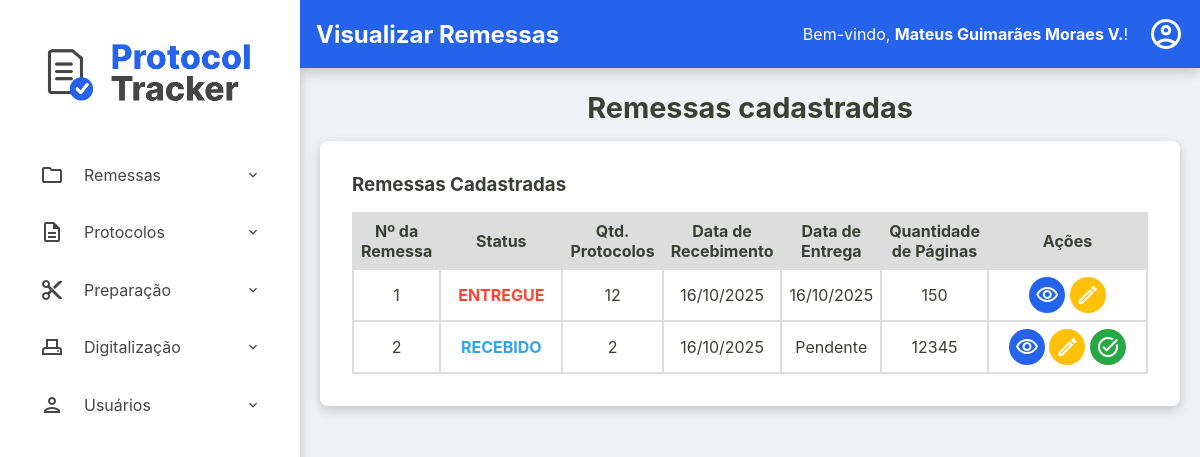
/admin/remessas/visualizar-remessas (signed in), run on the app's committed database.
### tables this page shows
CREATE TABLE usuarios (
    id INTEGER PRIMARY KEY AUTOINCREMENT,
    nome TEXT NOT NULL,
    email TEXT NOT NULL UNIQUE,
    cpf TEXT NOT NULL UNIQUE,
    hash_senha TEXT NOT NULL,
    permissao TEXT NOT NULL,
    data_criacao TEXT NOT NULL DEFAULT CURRENT_TIMESTAMP,
    status INTEGER NOT NULL DEFAULT 1
  );

CREATE TABLE remessas (
    numero_remessa INTEGER PRIMARY KEY, -- SQLite vai gerenciar o autoincremento aqui
    id TEXT NOT NULL UNIQUE, -- Seu ID de texto continua sendo obrigatório e único
    data_recebimento TEXT NOT NULL,
    data_entrega TEXT NULL,
    status TEXT NOT NULL DEFAULT 'RECEBIDO',
    quantidade_protocolos INTEGER NULL CHECK (quantidade_protocolos >= 0),
    id_administrador INTEGER NOT NULL,
    observacoes TEXT NULL,
    FOREIGN KEY (id_administrador) REFERENCES usuarios (id)
  );

### src/Controller/Admin/RemessaController.php (called while the page is built, shortened)
<?php
class RemessaController
{
    private ?Usuario $usuario_logado = null;
    public function __construct(
        private RemessaRepository $remessaRepository,
        private RemessaService $remessaService,
        private ProtocoloRepository $protocoloRepository,
        private ProtocoloService $protocoloService,
        private UsuarioRepository $usuarioRepository,
        private DashboardService $dashboardService,
        private UsuarioService $usuarioService
    ) {
        $id_usuario = $_SESSION['usuario_logado_id'] ?? null;
        if ($id_usuario) {
            $this->usuario_logado = $this->usuarioRepository->findById($id_usuario);
        }
    }
    public function exibirRemessas(?string $erro = null)
    {
        try {
            $titulo_da_pagina = "Visualizar Remessas";
            $usuario_logado = $this->usuario_logado;
            $listaRemessas = $this->remessaRepository->all();
            require __DIR__ . '/../../../templates/admin/visualizar-remessas.php';
        } catch (Exception $e) {
            $this->home($e->getMessage());
        }
    }
}

### src/Repository/UsuarioRepository.php (called while the page is built, shortened)
<?php
class UsuarioRepository implements UsuarioRepositoryInterface
{
    private PDO $connection;
    public function __construct(PDO $connection)
    {
        $this->connection = $connection;
    }
    public function findById(int $id): ?Usuario
    {
        $sqlQuery = "SELECT * FROM usuarios WHERE id = :id;";
        $stmt = $this->connection->prepare($sqlQuery);
        $stmt->bindValue(':id', $id);
        $stmt->execute();
        $dadosUsuario = $stmt->fetch();
        return Usuario::fromArray($dadosUsuario);
    }
}

### src/Model/Usuario.php (called while the page is built, shortened)
<?php
class Usuario {
    public function getNome(): string { return $this->nome; }
    public static function fromArray(array $array): self
    {
        try {
            $data_criacao = isset($array['data_criacao']) ? new DateTimeImmutable($array['data_criacao']) : null;
        } catch (Exception $e) {
            throw new Exception("Falha ao criar data");
        }
        return new self(
            (int) $array['id'],
            $array['nome'],
            $array['email'],
            $array['cpf'],
            $array['hash_senha'],
            $array['permissao'],
            $data_criacao,
            (bool) $array['status']
        );
    }
}

### src/Repository/RemessaRepository.php (called while the page is built, shortened)
<?php
class RemessaRepository implements RemessaRepositoryInterface
{
    private PDO $connection;
    public function __construct(PDO $connection)
    {
        $this->connection = $connection;
    }
    public function all(): array
    {
        $sqlQuery = "SELECT * FROM remessas ORDER BY data_recebimento DESC;";
        $stmt = $this->connection->query($sqlQuery);
        return $this->hidrataLista($stmt);
    }
    private function hidrataLista(PDOStatement $stmt): array
    {
        $listaDeRemessas = [];
        while($dadosRemessa = $stmt->fetch()){
            $listaDeRemessas[] = Remessa::fromArray($dadosRemessa);
        }
        return $listaDeRemessas;
    }
}

### src/Model/Remessa.php (called while the page is built, shortened)
<?php
class Remessa {
    public function getId(): string { return $this->id; }
    public function getNumeroRemessa(): int { return $this->numero_remessa; }
    public function getDataRecebimento(): DateTimeImmutable { return $this->data_recebimento; }
    public function getDataEntrega(): ?DateTimeImmutable { return $this->data_entrega; }
    public function getStatus(): string { return $this->status; }
    public function getQuantidadeProtocolos(): ?int { return $this->quantidade_protocolos; }
    public static function fromArray(array $array): self
    {
        try {
            $data_recebimento = new DateTimeImmutable($array['data_recebimento']);
            $data_entrega = isset($array['data_entrega']) ? new DateTimeImmutable($array['data_entrega']) : null;
        } catch (Exception $e) {
            throw new Exception("Falha ao criar data");
        }
        return new self(
            $array['id'],
            (int) $array['numero_remessa'] ?? null,
            $data_recebimento,
            $data_entrega,
            $array['status'],
            isset($array['quantidade_protocolos']) ? (int)$array['quantidade_protocolos'] : null,
            (int)$array['id_administrador'],
            $array['observacoes'] ?? null
        );
    }
}

### src/Repository/ProtocoloRepository.php (called while the page is built, shortened)
<?php
class ProtocoloRepository implements ProtocoloRepositoryInterface
{
    private PDO $connection;
    public function __construct(PDO $connection)
    {
        $this->connection = $connection;
    }
    public function sumPagesByRemessaAndStatus(string $id_remessa, string $status): int
    {
        $sqlQuery = "SELECT SUM(quantidade_paginas) FROM protocolos WHERE id_remessa = :id_remessa AND status = :status;";
        $stmt = $this->connection->prepare($sqlQuery);
        $stmt->bindValue(':id_remessa', $id_remessa);
        $stmt->bindValue(':status', $status);
        $stmt->execute();
        $total = $stmt->fetchColumn();
        return (int)$total;
    }
}

### templates/admin/visualizar-remessas.php (the view, shortened to what this page needs)
<?php require __DIR__ . '/../components/_header.php'; ?>
<h2>Remessas cadastradas</h2>
<div class="container-principal-busca">
    <div class="listagem-container">
        <h3>Remessas Cadastradas</h3>
        <table id="tabela-protocolos" class="protocolos-table datatable-js">
            <thead>
                <tr>
                    <th class="numero_remessa">Nº da Remessa</th>
                    <th>Status</th>
                    <th class="quantidade_paginas">Qtd. Protocolos</th>
                    <th class="data">Data de Recebimento</th>
                    <th class="data">Data de Entrega</th>
                    <th class="quantidade_paginas">Quantidade de Páginas</th>
                    <th class="acoes-header">Ações</th>
                </tr>
            </thead>
            <tbody>
                <?php foreach ($listaRemessas as $remessa): ?>
                    <tr>
                        <td class="numero_remessa"><?= htmlspecialchars($remessa->getNumeroRemessa()) ?></td>
                        <td class="<?= htmlspecialchars($remessa->getStatus()) ?>"><?= htmlspecialchars($remessa->getStatus()) ?></td>
                        <td class="quantidade_paginas"><?= htmlspecialchars($remessa->getQuantidadeProtocolos() ?? 0) ?></td>
                        <td class="data"><?= $remessa->getDataRecebimento() ? $remessa->getDataRecebimento()->format('d/m/Y') : 'N/A' ?></td>
                        <td class="data"><?= $remessa->getDataEntrega() ? $remessa->getDataEntrega()->format('d/m/Y') : 'Pendente' ?></td>
                        <td class="quantidade_paginas">
                            <?php
                                $totalDigitalizadas = $this->protocoloRepository->sumPagesByRemessaAndStatus($remessa->getId(), 'DIGITALIZADO');
                                $totalEntregues = $this->protocoloRepository->sumPagesByRemessaAndStatus($remessa->getId(), 'ENTREGUE');
                                $totalPaginasDigitalizadas = $totalDigitalizadas + $totalEntregues;
                                echo $totalPaginasDigitalizadas;
                            ?>
                        </td>
                        <td class="acoes-cell">
                            <a href="/admin/remessas/protocolos?id=<?= htmlspecialchars($remessa->getId()) ?>" class="btn-acao btn-detalhes" title="Ver Protocolos">
                                <span class="material-icons-outlined">visibility</span>
                            </a>
                            <a href="/admin/remessas/editar-remessa?id=<?= htmlspecialchars($remessa->getId()) ?>" class="btn-acao btn-editar" title="Editar Remessa">
                                <span class="material-icons-outlined">edit</span>
                            </a>
                            <?php if ($remessa->getStatus() !== 'ENTREGUE'): ?>
                                <button
                                    type="button"
                                    class="btn-acao btn-entregar open-modal-entregar"
                                    data-remessa-id="<?= htmlspecialchars($remessa->getId()) ?>"
                                    data-remessa-numero="<?= htmlspecialchars($remessa->getNumeroRemessa()) ?>"
                                    title="Entregar Remessa">
                                    <span class="material-icons-outlined">task_alt</span>
                                </button>
                            <?php endif; ?>
                        </td>
                    </tr>
                <?php endforeach; ?>
            </tbody>
        </table>
    </div>
</div>
<?php require __DIR__ . '/../components/_footer.php'; ?>

### templates/components/_content-header.php (shortened to what this page needs)
<div class="content-header">
    <div class="header-title">
        <h2><?= isset($titulo_da_pagina) ? htmlspecialchars($titulo_da_pagina) : 'Página sem Título' ?></h2>
    </div>
    <div class="logout">
        <?php if (isset($usuario_logado) && $usuario_logado): ?>
            <div class="welcome-message">
                <span>Bem-vindo, <strong><?= htmlspecialchars($usuario_logado->getNome()) ?></strong>!</span>
            </div>
            <div class="dropdown">
                <a href="#" id="user-menu-toggle" class="action-icon" title="Opções do Usuário">
                    <span class="material-icons-outlined">account_circle</span>
                </a>
            </div>
        <?php endif; ?>
    </div>
</div>

### public/assets/css/style.css (style rules this page uses)
:root { --cor-fundo-sidebar: #ffffff; --cor-fundo-sidebar-hover: #f2f6ff; --cor-fontes-sidebar: #454545; --cor-fundo-header: #2563eb; --cor-fontes-header: #ffffff; --cor-bordas: #ddd; --cor-fundo-body: #f0f2f5; --cor-fontes-body: #394034; --cor-fundo-sidebar-active: #dbe6ff; --cor-fontes-sidebar-active: #2563eb; --cor-bordas-focus: #80bdff; --cor-fontes-main-button: #ffffff; --cor-main-button: #2563eb; --cor-fontes-cards: #696969; --cor-icones-header: #969696; --cor-icones-header-hover: #007bff; --cor-primaria-erro: #ff2c2c; }
* { margin: 0; padding: 0; box-sizing: border-box; }
body { font-family: -apple-system, BlinkMacSystemFont, 'Segoe UI', Roboto, 'Helvetica Neue', Arial, sans-serif; background-color: var(--cor-fundo-body); color: var(--cor-fontes-body); display: flex; flex-direction: column; min-height: 100vh; }
a { text-decoration: none; }
.content-header { width: 100%; margin: 0 auto 1.4rem auto; display: flex; justify-content: space-between; align-items: center; background-color: var(--cor-fundo-header); color: var(--cor-fontes-header); box-shadow: 0 4px 12px rgba(0,0,0,0.2); padding: 1rem; }
.content-header span { color: var(--cor-fontes-header); }
.action-icon { color: var(--cor-icones-header); transition: color 0.2s; display: flex; align-items: center; }
.action-icon .material-icons-outlined { font-size: 36px; }
.conteudo-principal h2, .conteudo-principal p { text-align: center; max-width: 800px; width: 100%; }
.conteudo-principal h2 { font-size: 1.8rem; color: var(--cor-fontes-body); margin-bottom: 1.0rem; align-self: center; }
.container-principal-busca { width: 100%; display: flex; flex-direction: column; gap: 20px; }
.busca-form-container, .listagem-container { width: 100%; max-width: 1400px; box-shadow: 0 4px 12px rgba(0,0,0,0.2); margin: 0 auto; background-color: var(--cor-fundo-sidebar); padding: 2rem; border-radius: 8px; }
.listagem-container h3 { margin-bottom: 1rem; }
.protocolos-table { width: 100%; border-collapse: collapse; border-spacing: 0; }
.protocolos-table th, .protocolos-table td { padding: 7px; border: 2px solid var(--cor-bordas); text-align: center; vertical-align: middle; }
.protocolos-table thead { background-color: var(--cor-bordas); }
.acoes-header { text-align: center; }
.acoes-cell { display: table-cell; text-align: center; vertical-align: middle; gap: 5px; }
.btn-acao { display: inline-flex; padding: 6px; border: none; border-radius: 50%; cursor: pointer; transition: background-color 0.2s; color: #fff; }
.acoes-cell .btn-acao { display: inline-flex; justify-content: center; align-items: center; gap: 6px; }
.btn-editar { background-color: #ffc107; }
.btn-detalhes { background-color: #2563eb; }
.material-icons-outlined { vertical-align: middle; }
.dropdown { position: relative; display: inline-block; }
.logout { display: flex; align-items: center; justify-content: center; gap: 20px; }
.btn-entregar { background-color: #28a745; }
.protocolos-table .numero_remessa { width: 30px; }
.protocolos-table .quantidade_paginas { width: 40px; }
.protocolos-table .data { width: 50px; }
.RECEBIDO { font-weight: bold; color: #33a1eb; }
.ENTREGUE { font-weight: bold; color: #ff432e; }

### data on the page
usuarios: nome "Mateus Guimarães Moraes V."
remessas: numero_remessa "1", status "ENTREGUE", quantidade_protocolos "12", format "16/10/2025", totalPaginasDigitalizadas "150"
remessas: numero_remessa "2", status "RECEBIDO", quantidade_protocolos "2", format "16/10/2025", shows "Pendente", totalPaginasDigitalizadas "12345"

### other printed values
$titulo_da_pagina "Visualizar Remessas"
